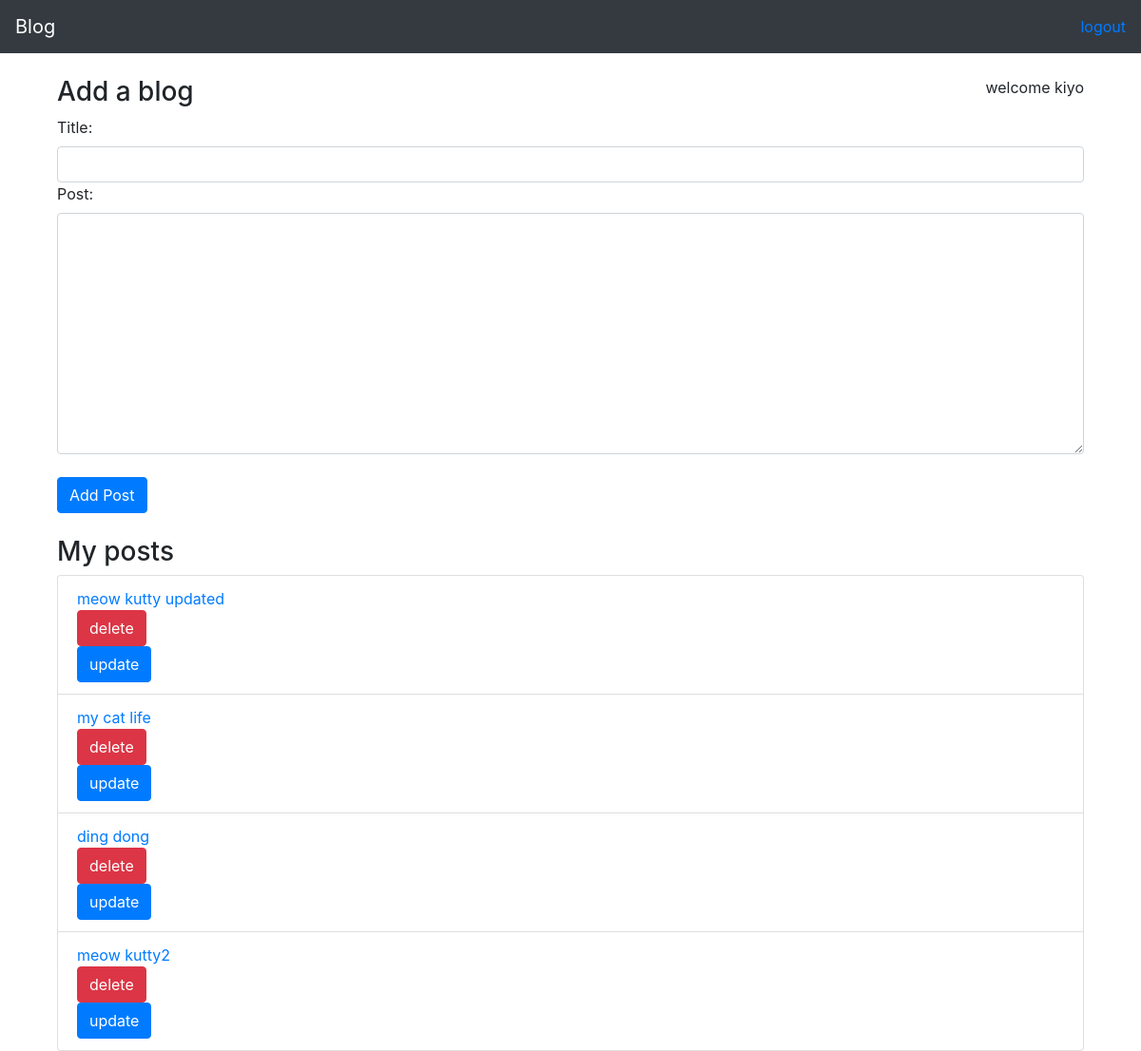
The app's page /blog/home (signed in) with its own data.
### blog/models.py (models this page shows, shortened)
class Blog(models.Model):
	title = models.CharField(max_length=64)
	post = models.TextField(max_length=500)
	user = models.ForeignKey(User, null=True, on_delete=models.CASCADE, related_name='user')
	updated_on = models.DateTimeField(auto_now=True)

### blog/views.py (the view)
# urls.py: path('home', views.home, name='home'),
@login_required(login_url='login')
def home(request):
	if request.method == 'POST':
		form = BlogForm(request.POST)
		if form.is_valid():
			return HttpResponseRedirect('add_blog')
	context = {
		"blogs": Blog.objects.filter(user=request.user),
		"form": BlogForm()
	}
	return render(request, 'blog/home.html', context)

### blog/forms.py
class BlogForm(forms.ModelForm):
	class Meta:
		model = Blog
		fields = ['title', 'post']
		widgets = {
            'title': forms.TextInput(
				attrs={
					'class': 'form-control'
					}
				),
            'post': forms.Textarea(
				attrs={
					'class': 'form-control'
					}
				),
			}

### blog/templates/blog/home.html (shortened to what this page needs)
{% extends 'blog/base.html' %}
{% block body %}
<div class="container">
	<div class="float-right">
		welcome {{ user.first_name }}
	</div>
	<h3>Add a blog</h3>
	<form action="{% url 'add' %}" method='post'>
		{{ form }}
		<br>
		<button class="btn btn-primary">Add Post</button>
	</form>
	<br>
	<h3> My posts </h3>
	<ul class="list-group">
		{% for blog in blogs %}
		<li class="list-group-item">
			<a href="{% url 'viewblog' id=blog.pk %}">{{ blog.title }}</a>
			<form class="form-inline" action="{% url 'deleteblog' id=blog.id %}" method='post'>
				<button class="btn btn-danger" type="submit">delete</button>
			</form>
			<form class="form-inline" action="{% url 'updateblog' id=blog.id %}" method='post'>
				<button class="btn btn-primary" type="submit">update</button>
			</form>
		</li>
		{% endfor %}
	</ul>
</div>
{% endblock %}

### records on screen
Blog: title "meow kutty updated"
Blog: title "my cat life"
Blog: title "ding dong"
Blog: title "meow kutty2"

### other values on screen
{{ user.first_name }} "kiyo"
